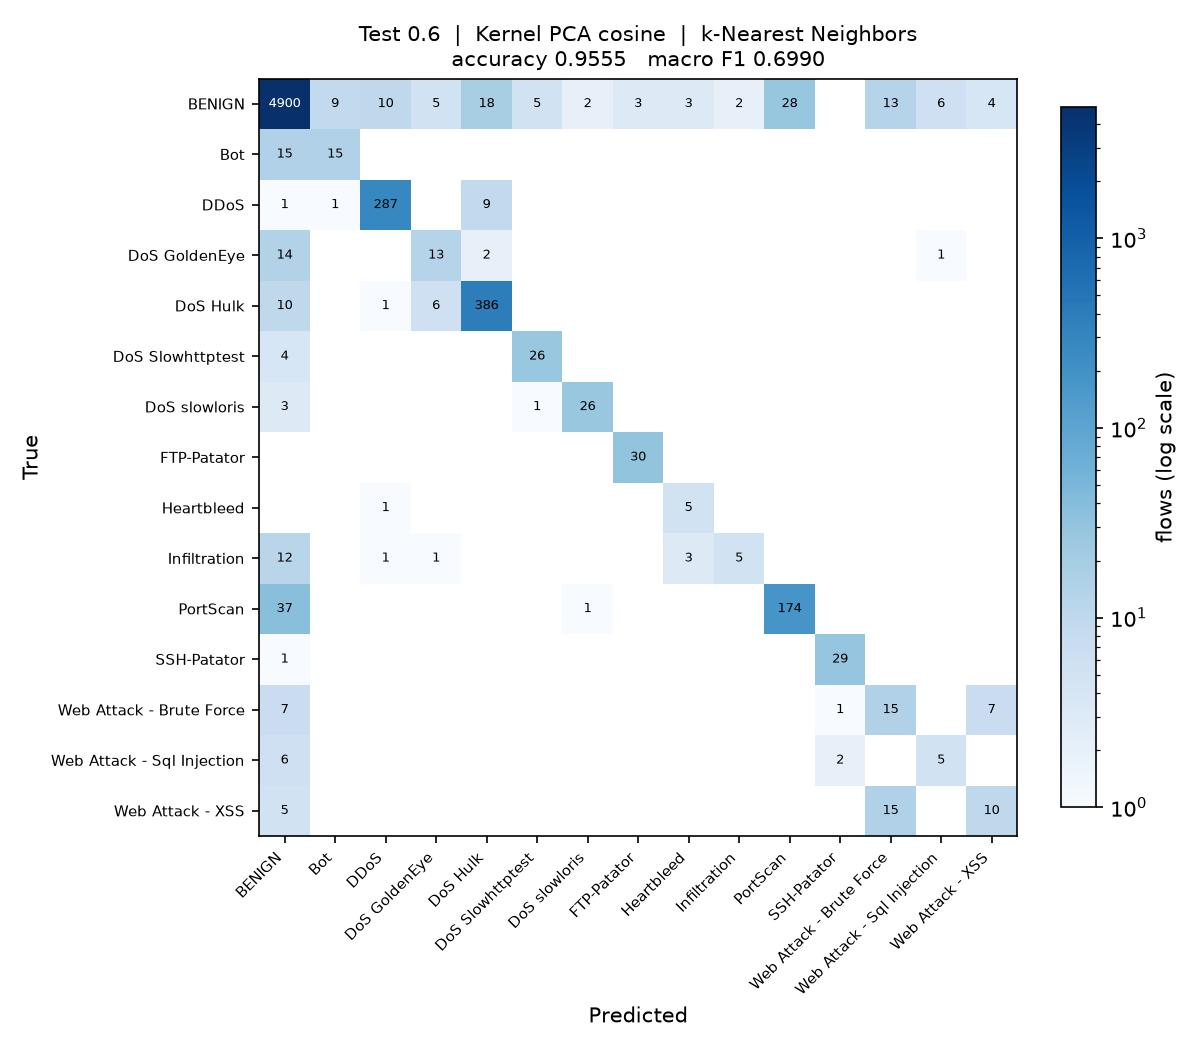

Here is the Python script that generated this plot:
"""
Test_0.6_DR_COS_KNN

Test size 0.6  |  Kernel PCA (cosine)  |  k-Nearest Neighbors  (reference sheet #13)

Note: taken in place of sheet #5 Elastic Net, which is a regressor and cannot classify.

Run on its own:

    python Test_0.6_DR_COS_KNN.py

Writes Test_0.6_DR_COS_KNN.jpg (confusion matrix) and appends one row to
results/75_runs.csv.
"""

import os
import sys
import time
import warnings
from pathlib import Path

import matplotlib
matplotlib.use("Agg")
import matplotlib.pyplot as plt
import numpy as np
import pandas as pd
from sklearn.decomposition import KernelPCA
from sklearn.impute import SimpleImputer
from sklearn.metrics import (accuracy_score, confusion_matrix, f1_score,
                             precision_score, recall_score)
from sklearn.model_selection import train_test_split
from sklearn.preprocessing import LabelEncoder, StandardScaler
from sklearn.neighbors import KNeighborsClassifier

sys.path.insert(0, str(Path(__file__).resolve().parent.parent))
from common import load_sample                      # noqa: E402

warnings.filterwarnings("ignore")

# ----- this run -------------------------------------------------------------
TEST_SIZE = 0.6
KERNEL = "cosine"
CLASSIFIER = "KNN"
N_COMPONENTS = 15
# ----------------------------------------------------------------------------

SEED = 0
N_JOBS = max(1, (os.cpu_count() or 2) // 2)
STEM = "Test_0.6_DR_COS_KNN"
HERE = Path(__file__).resolve().parent
RESULTS = HERE.parent / "results"


def main():
    t0 = time.time()
    df = load_sample(10000, 50, SEED)
    y = LabelEncoder().fit_transform(df["Label"])
    X = df.drop(columns=["Label", "Day"])
    classes = sorted(df["Label"].unique())
    print(f"{len(df):,} flows, {X.shape[1]} features, {len(classes)} classes")

    X_train, X_test, y_train, y_test = train_test_split(
        X, y, test_size=TEST_SIZE, random_state=SEED, stratify=y)

    # mean imputation and scaling, fitted on the training split only
    imputer = SimpleImputer(strategy="mean").fit(X_train)
    scaler = StandardScaler().fit(imputer.transform(X_train))
    X_train = scaler.transform(imputer.transform(X_train))
    X_test = scaler.transform(imputer.transform(X_test))

    # dimensionality reduction: Kernel PCA, fitted on the training split only.
    # arpack keeps the largest positive eigenvalues; the randomized solver ranks
    # them by magnitude and fails on the sigmoid kernel, which is not PSD.
    kpca = KernelPCA(n_components=N_COMPONENTS, kernel=KERNEL,
                     eigen_solver="arpack", random_state=SEED, n_jobs=N_JOBS)
    X_train = kpca.fit_transform(X_train)
    X_test = kpca.transform(X_test)
    print(f"Kernel PCA ({KERNEL}): {X_train.shape[1]} components")

    classifier = KNeighborsClassifier(n_neighbors=5, n_jobs=N_JOBS)
    classifier.fit(X_train, y_train)
    y_pred = classifier.predict(X_test)

    acc = accuracy_score(y_test, y_pred)
    pre = precision_score(y_test, y_pred, average="macro", zero_division=0)
    rec = recall_score(y_test, y_pred, average="macro", zero_division=0)
    f1 = f1_score(y_test, y_pred, average="macro", zero_division=0)
    pre_w = precision_score(y_test, y_pred, average="weighted", zero_division=0)
    rec_w = recall_score(y_test, y_pred, average="weighted", zero_division=0)
    f1_w = f1_score(y_test, y_pred, average="weighted", zero_division=0)

    print(f"Accuracy  : {acc:.4f}")
    print(f"Precision : {pre:.4f}")
    print(f"Recall    : {rec:.4f}")
    print(f"F1 Score  : {f1:.4f}")

    # confusion matrix image, named to match this script
    cm = confusion_matrix(y_test, y_pred, labels=range(len(classes)))
    fig, ax = plt.subplots(figsize=(8, 7))
    im = ax.imshow(cm, cmap="Blues", norm=matplotlib.colors.LogNorm(vmin=1))
    ax.set_xticks(range(len(classes)), classes, rotation=45, ha="right", fontsize=7)
    ax.set_yticks(range(len(classes)), classes, fontsize=7)
    ax.set_xlabel("Predicted")
    ax.set_ylabel("True")
    ax.set_title(f"Test {TEST_SIZE}  |  Kernel PCA {KERNEL}  |  k-Nearest Neighbors\n"
                 f"accuracy {acc:.4f}   macro F1 {f1:.4f}", fontsize=10)
    for i in range(len(classes)):
        for j in range(len(classes)):
            if cm[i, j]:
                ax.text(j, i, cm[i, j], ha="center", va="center", fontsize=6,
                        color="white" if cm[i, j] > cm.max() / 3 else "black")
    fig.colorbar(im, ax=ax, fraction=0.04, label="flows (log scale)")
    fig.tight_layout()
    fig.savefig(HERE / f"{STEM}.jpg", dpi=150)
    plt.close(fig)

    # one row appended to the shared results table
    RESULTS.mkdir(exist_ok=True)
    row = {"Test": TEST_SIZE, "DR": "COS", "Clas": CLASSIFIER,
           "Acc": round(acc, 4), "Pre": round(pre, 4), "Rec": round(rec, 4),
           "F1": round(f1, 4),
           "Pre_weighted": round(pre_w, 4), "Rec_weighted": round(rec_w, 4),
           "F1_weighted": round(f1_w, 4),
           "n_components": N_COMPONENTS, "seconds": round(time.time() - t0, 1),
           "script": STEM}
    out = RESULTS / "75_runs.csv"
    old = pd.read_csv(out).to_dict("records") if out.exists() else []
    old = [r for r in old if r.get("script") != STEM]
    pd.DataFrame(old + [row]).to_csv(out, index=False)
    print(f"saved {STEM}.jpg and appended to results/75_runs.csv "
          f"({time.time() - t0:.0f}s)")


if __name__ == "__main__":
    main()
